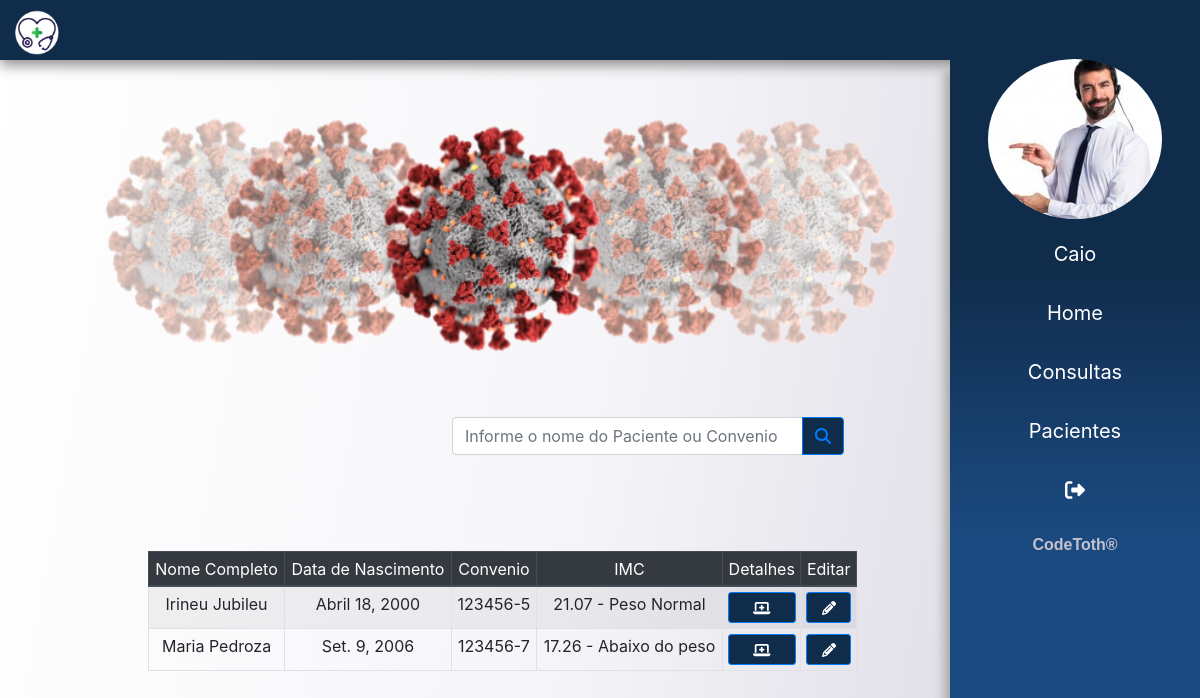
Page /pacientes/ (signed in) on the earlier database version.
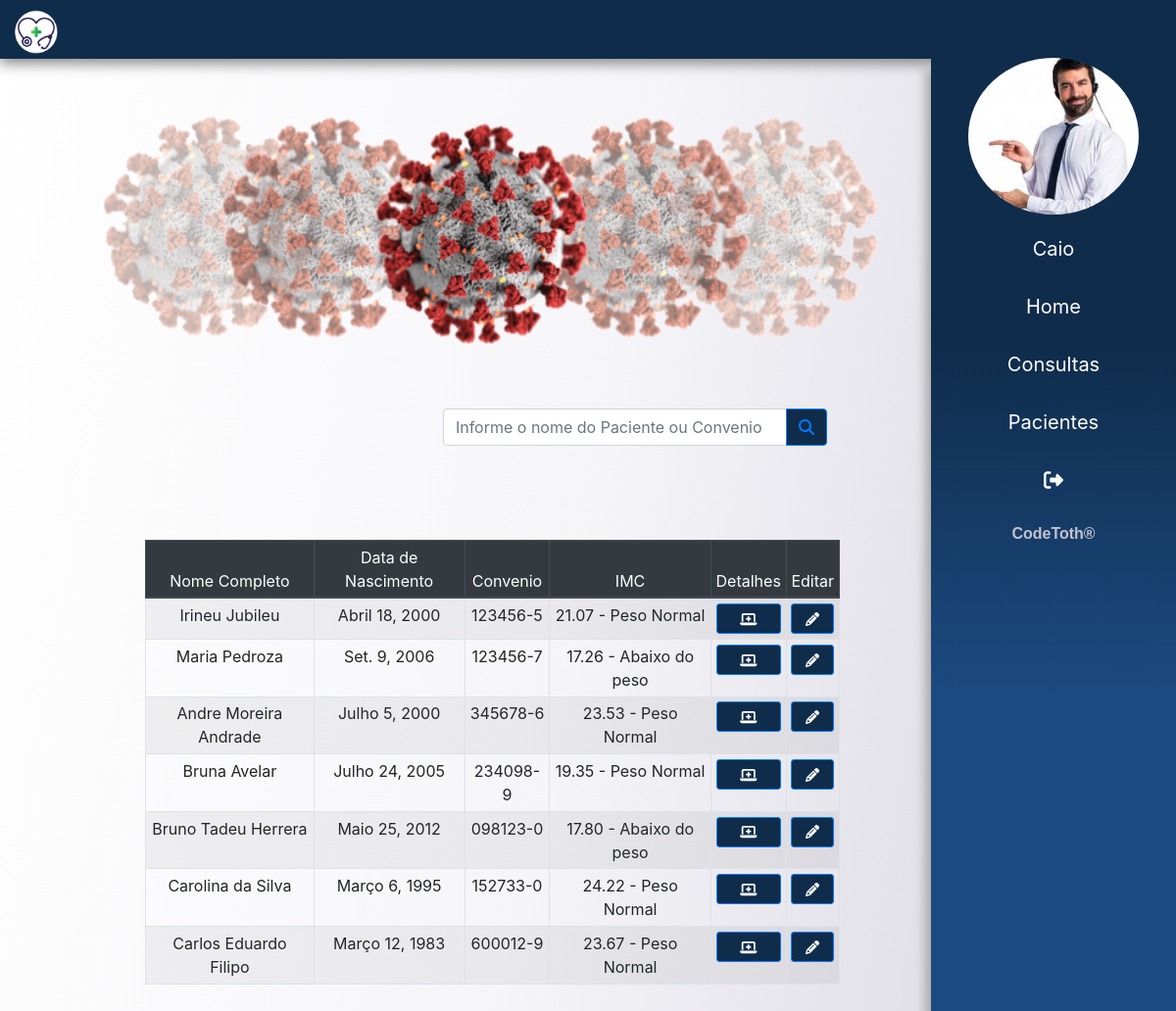
Same page on the later database version.
### app/atendente/models.py (models this page shows)
class Atendente(models.Model):
    usuario = models.ForeignKey(User, on_delete=models.CASCADE)
    nome = models.CharField(max_length=150)
    sexo = models.CharField(max_length=1)
    data_nascimento = models.DateField()
    cpf = models.CharField(max_length=20, unique=True)
    rg = models.CharField(max_length=20, unique=True)
    email = models.EmailField()
    foto = models.ImageField(upload_to=f'fotos/{time.time()}', blank=True)

### app/paciente/models.py (models this page shows)
class Paciente(models.Model):
    nome = models.CharField(max_length=200)
    sexo = models.CharField(max_length=1)
    data_nascimento = models.DateField()
    cpf = models.CharField(max_length=20, unique=True)
    rg = models.CharField(max_length=20, unique=True)
    carteira_convenio = models.CharField(max_length=30, unique=True)
    peso = models.FloatField()
    altura = models.FloatField()
    imc = models.CharField(max_length=100)

### app/paciente/views.py (the view)
# urls.py: path('', listar, name='conusultas')
@login_required(login_url='login')
def listar(request):
    dados =  get_dados(request)
    lst_pacientes = Paciente.objects.all()
    for paciente in lst_pacientes:
        imc = calculo_imc(paciente.peso, paciente.altura)
        paciente.imc = imc
        idade = calculo_idade(paciente.data_nascimento)
    dados['lst_pacientes'] = lst_pacientes
    return render(request, 'paciente/lista_pacientes.html', dados)

### templates/paciente/lista_pacientes.html
{% extends 'base.html' %}
{% load static %}
{% block content %}
<main>
    <section class="container-fluid">
        <div class="col-md-10">
            {% include 'partials/_campanha.html' %}
            <div class="row">
                <div class="col"></div>
                <div class="col" style="padding-right: 15%!important;">
                <div class="input-group mb-3">
                    <input type="text" class="form-control" placeholder="Informe o nome do Paciente ou Convenio">
                    <div class="input-group-append">
                        <button class="btn btn-outline-primary" type="button" id="button-addon2"><i class="fas fa-search"></i></button>
                    </div>
                </div>
                </div>
            </div>
            <table class="table table-sm table-bordered table-striped mx-auto text-center agenda" >
                <thead class="thead-dark ">
                    <tr>
                        <th scope="col">Nome Completo</th>
                        <th scope="col">Data de Nascimento</th>
                        <th scope="col">Convenio</th>
                        <th scope="col">IMC</th>
                        <th scope="col">Detalhes</th>
                        <th scope="col">Editar</th>
                    </tr>
                </thead>
                <tbody>
                    {% for paciente in lst_pacientes %}
                    <tr>
                        <th scope="row">{{ paciente.nome }}</th>
                        <td>{{ paciente.data_nascimento }}</td>
                        <td> {{ paciente.carteira_convenio }} </td>
                        <td>{{ paciente.imc }}</td>
                        <td>
                            <a href="{% url 'det_paciente' paciente.id %}" class="btn btn-sm btn-block btn-primary"> <i class="fas fa-laptop-medical"></i> </a>
                        </td>
                        <td>
                            <a href="{% url 'paciente' paciente.id %}" class="btn btn-sm btn-block btn-primary"> <i class="fas fa-pencil-alt"></i> </a>
                        </td>
                    </tr>
                    {% endfor %}
                </tbody>
            </table>
        </div>
    </section>
</main>
{% endblock %}

### templates/base.html (shortened to what this page needs)
{% load static %}
<!DOCTYPE html>
<html lang="pt-br">
<head>
    <link rel="stylesheet" href="{% static 'css/utils/reset.css' %}">
    <link rel="stylesheet" href="{% static 'css/utils/bootstrap.css' %}">
    <link rel="stylesheet" href="{% static 'css/utils/all.min.css' %}">
    <link rel="stylesheet" href="{% static 'css/app.css' %}">
</head>
<body>
    {% include 'partials/_menu.html' %}
    {% include 'partials/_sidebar.html' %}
    {% block content %}{% endblock %}
</body>
</html>

### templates/partials/_menu.html (shortened to what this page needs)
{% load static %}
<header class="fixed-top">
    <div class="inner-width">
        <a href="{% url 'dashboard' %}" class="logo">
            <img src="{% static  'images/logo.png' %}" alt="" srcset=""></a>
    </div>
</header>

### templates/partials/_sidebar.html (shortened to what this page needs)
{% load static %}
<div class="sidebar">
    <div class="mb-2">
        <img src="{{ usuario.foto.url }}" class="img-fluid  mx-auto d-block" alt="">
    </div>
    <ul>
        <a href="#" style="text-transform: capitalize ;"> <li> {{ request.user}} </li></a>
        <a href="{% url 'dashboard' %}"> <li>  Home </li></a>
        <a href="{% url 'conusultas' %}"> <li>  Consultas </li></a>
        <a href="{% url 'pacientes' %}"> <li>  Pacientes </li></a>
        <a href="{% url 'login' %}"><li><i class="fas fa-sign-out-alt"></i> </li></a>
    </ul>
    <div class="text-center pb-3" style="font-weight: bolder;width: 100%;color: #C4C2CD;font-family: 'Play', sans-serif; ">
        <span>CodeToth&#174;</span>
    </div>
</div>

### templates/partials/_campanha.html (shortened to what this page needs)
{% load static %}
<div class="carousel slide p-5 mt-5" data-ride="carousel">
    <div class="carousel-inner">
        <div class="carousel-item active">
            <img src="{% static 'images/covid-19.png' %}" class="d-block w-100" alt="..." alt="">
        </div>
    </div>
</div>

### static/css/app.css (style rules this page uses)
body { background-attachment: fixed; background-size: cover; background-image: linear-gradient(100deg,rgba(255, 255, 255, .5), rgba(236, 234, 241, .5), rgba(213, 211, 222, 1.5)); }
.btn { background-color: #102c4b !important; }
header { height: 60px; background: #102c4b; box-shadow: 0px 5px 13px #888888; }
.inner-width { max-width: 1000px; padding: 0 10px; }
.logo { float: left; }
.logo img { height: 65px; padding: 10px 0px; }
.agenda { max-width: 75%; margin-top: 5rem !important; margin-bottom: 3.5rem !important; }
.sidebar img { border-radius: 100% !important; height: 160px !important; }
.sidebar { right: 0; top: 3.7rem !important; bottom: 0; width: 250px; background-image: linear-gradient( #102c4b,#102c4b,#1B4A80 , #1B4A80); box-shadow: -5px 12px 10px 1px #aaaaaa; background-attachment: fixed; overflow: hidden; transition: 0.8s all; height: 100% !important; position: fixed; z-index: 1030 !important; }
.sidebar ul li { list-style: none; }
.sidebar ul li { margin-top: 5px; padding: 12px; text-decoration: none; color: rgb(255, 255, 255); width: 100%; font-size: 20px; text-align: center; display: block; transition: 0.6s all; }

Differences in the rows shown:
added Paciente: nome "Andre Moreira Andrade", data_nascimento "Julho 5, 2000", carteira_convenio "345678-6", imc "23.53 - Peso Normal"
added Paciente: nome "Bruna Avelar", data_nascimento "Julho 24, 2005", carteira_convenio "234098-9", imc "19.35 - Peso Normal"
added Paciente: nome "Bruno Tadeu Herrera", data_nascimento "Maio 25, 2012", carteira_convenio "098123-0", imc "17.80 - Abaixo do peso"
added Paciente: nome "Carolina da Silva", data_nascimento "Março 6, 1995", carteira_convenio "152733-0", imc "24.22 - Peso Normal"
added Paciente: nome "Carlos Eduardo Filipo", data_nascimento "Março 12, 1983", carteira_convenio "600012-9", imc "23.67 - Peso Normal"
